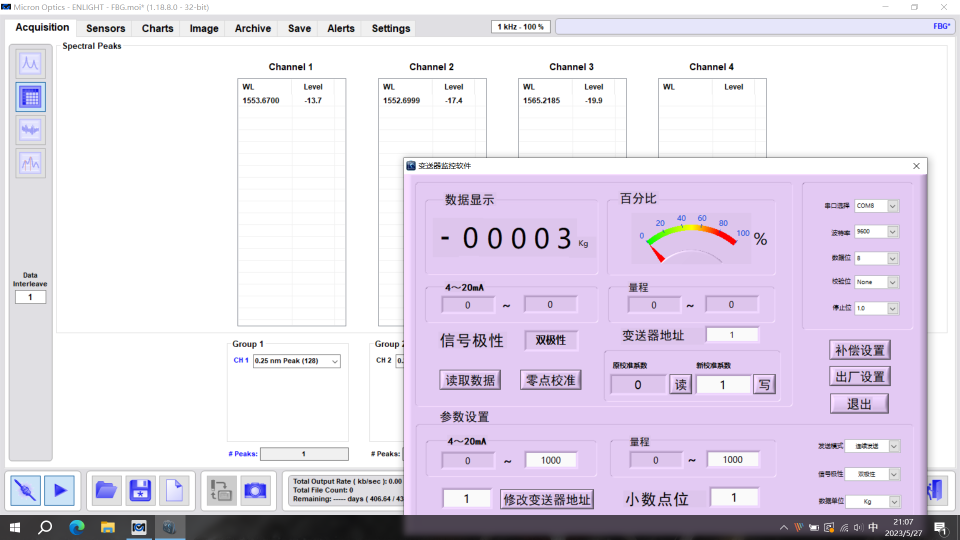
#> input picture 01 数据截取/data_image.png, 1920 x 1080 px (shown at 1/2 size)
$ python '数据区域定位截取.py'
#> lines starting #> are read from the running program, lines starting #| are printed output that depends on the picture
import cv2
import numpy as np
from PIL import Image, ImageFilter
import os

# 读取图像和模板
image = cv2.imread('data_image.png')
#> image is the input picture: shape (1080, 1920, 3); mean B, G, R 233.2, 219, 227
template1 = cv2.imread('sensor_template.png')
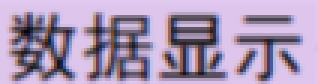
#> input picture 01 数据截取/sensor_template.png, 106 x 28 px (shown 3 times larger)
#> template1 is the input picture: shape (28, 106, 3); mean B, G, R 180.5, 150.6, 169.2
template2 = cv2.imread('wave_template.png')
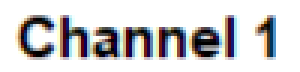
#> input picture 01 数据截取/wave_template.png, 100 x 24 px (shown 3 times larger)
#> template2 is the input picture: shape (24, 100, 3); mean B, G, R 208.2, 207.2, 208.3

# 转换为灰度图像
gray_image = cv2.cvtColor(image, cv2.COLOR_BGR2GRAY)
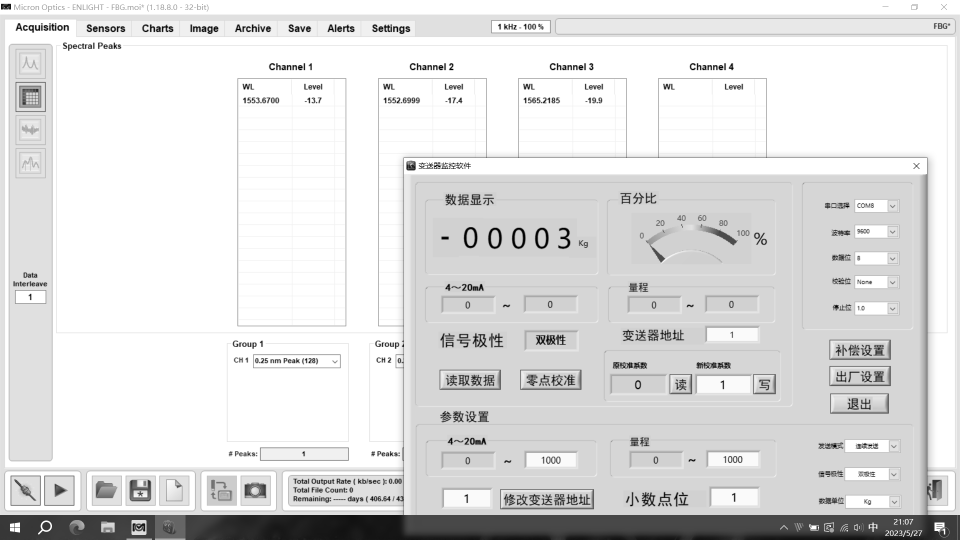
#> gray_image: shape (1080, 1920) (shown at 1/2 size); min 0, max 255, mean 223.1
gray_template1 = cv2.cvtColor(template1, cv2.COLOR_BGR2GRAY)
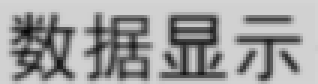
#> gray_template1: shape (28, 106) (shown 3 times larger); min 8, max 213, mean 159.7
gray_template2 = cv2.cvtColor(template2, cv2.COLOR_BGR2GRAY)
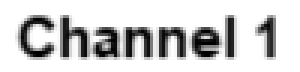
#> gray_template2: shape (24, 100) (shown 3 times larger); min 0, max 255, mean 207.7

# 获取模板的尺寸
h1, w1 = gray_template1.shape
#> h1 = 28; w1 = 106
h2, w2 = gray_template2.shape
#> h2 = 24; w2 = 100

# 匹配模板
res1 = cv2.matchTemplate(gray_image, gray_template1, cv2.TM_CCOEFF_NORMED)
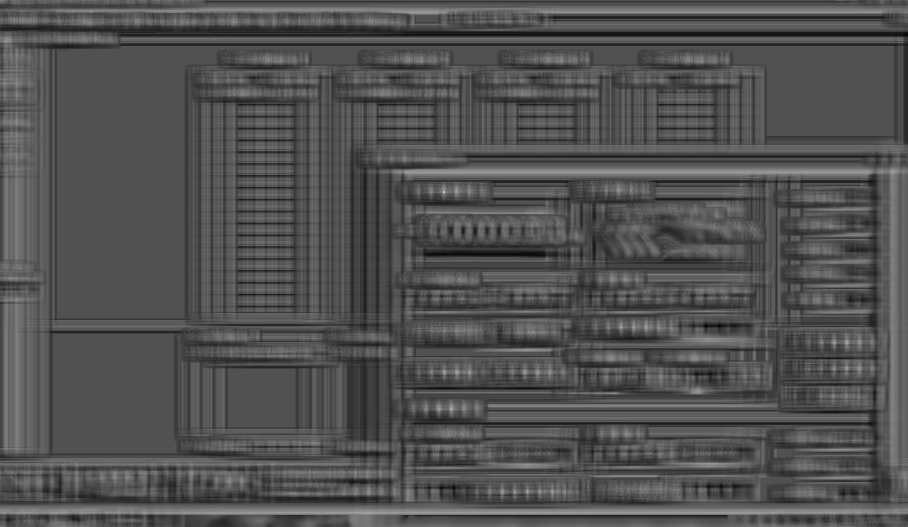
#> res1: shape (1053, 1815) float32 (shown at 1/2 size); min -0.435, max 0.93, mean 0.00248; drawn with min black and max white
res2 = cv2.matchTemplate(gray_image, gray_template2, cv2.TM_CCOEFF_NORMED)
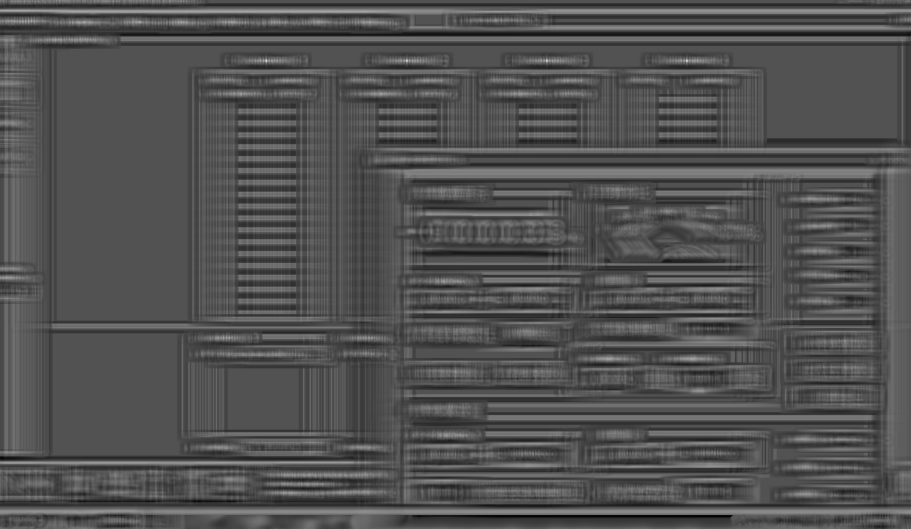
#> res2: shape (1057, 1821) float32 (shown at 1/2 size); min -0.477, max 1, mean -0.00336; drawn with min black and max white

# 确定最佳匹配位置
min_val1, max_val1, min_loc1, max_loc1 = cv2.minMaxLoc(res1)
#> min_val1 = -0.435; max_val1 = 0.93; min_loc1 = (1811, 69); max_loc1 = (887, 384)
min_val2, max_val2, min_loc2, max_loc2 = cv2.minMaxLoc(res2)
#> min_val2 = -0.477; max_val2 = 1; min_loc2 = (1323, 1032); max_loc2 = (532, 121)

# 截取数据图片
path_list = next(os.walk('.'))[1]
path_list = path_list[1:]
dir_cnt = len(path_list)
print(path_list)
print(dir_cnt)
for i in range(len(path_list)):

    #   -------------截取图片固定区域-------------   #
    for f in os.listdir(path_list[i]):
        if not os.path.exists('crops-{}'.format(path_list[i])):
            os.mkdir('crops-{}'.format(path_list[i]))
        if f.endswith('.png'):
            im = Image.open(path_list[i] + '/' + f)
            fn, fext = os.path.splitext(f)
            cropim = im.crop((max_loc2[0] - 51, max_loc2[1] + 71, max_loc2[0] + 31, max_loc2[1] + 88))  # 图片中截取的位置
            cropim.save('crops-{}/'.format(path_list[i]) + '{}-Channel 1.png'.format(fn))  # 截图存储：位置/命名

            cropim2 = im.crop((max_loc2[0] + 231, max_loc2[1] + 71, max_loc2[0] + 231 + 82, max_loc2[1] + 88))
            cropim2.save('crops-{}/'.format(path_list[i]) + '{}-Channel 2.png'.format(fn))  # 截图存储：位置/命名

            cropim3 = im.crop((max_loc2[0] + 511, max_loc2[1] + 71, max_loc2[0] + 511 + 82, max_loc2[1] + 88))  # 图片中截取的位置
            cropim3.save('crops-{}/'.format(path_list[i]) + '{}-Channel 3.png'.format(fn))  # 截图存储：位置/命名

            cropim4 = im.crop((max_loc1[0] - 21, max_loc1[1] + 52, max_loc1[0] + 264, max_loc1[1] + 128))
            cropim4.save('crops-{}/'.format(path_list[i]) + '{}-Force.png'.format(fn))  # 截图存储：位置/命名


'''
im = Image.open('data_image.png')
fn, fext = os.path.splitext(f)

cropim = im.crop((max_loc2[0] - 51, max_loc2[1] + 71, max_loc2[0] + 31, max_loc2[1] + 88))  # 图片中截取的位置
cropim.save('crops-{}/'.format(path_list[i]) + '{}-Channel 1.png'.format(fn))  # 截图存储：位置/命名

cropim2 = im.crop((max_loc2[0] + 231, max_loc2[1] + 71, max_loc2[0] + 231 + 82, max_loc2[1] + 88))
cropim2.save('crops-{}/'.format(path_list[i]) + '{}-Channel 2.png'.format(fn))  # 截图存储：位置/命名

cropim3 = im.crop((max_loc2[0] + 511, max_loc2[1] + 71, max_loc2[0] + 511 + 82, max_loc2[1] + 88))  # 图片中截取的位置
cropim3.save('crops-{}/'.format(path_list[i]) + '{}-Channel 3.png'.format(fn))  # 截图存储：位置/命名

cropim4 = im.crop((max_loc1[0] - 21, max_loc1[1] + 52, max_loc1[0] + 264, max_loc1[1] + 128))
cropim4.save('crops-{}/'.format(path_list[i]) + '{}-Force.png'.format(fn))  # 截图存储：位置/命名

# 绘制矩形框
top_left = max_loc
bottom_right = (top_left[0] + w, top_left[1] + h)
cv2.rectangle(image, top_left, bottom_right, 255, 2)

# 显示结果
cv2.imshow('Matched Window', image)
cv2.waitKey(0)
cv2.destroyAllWindows()
print(top_left)
'''
